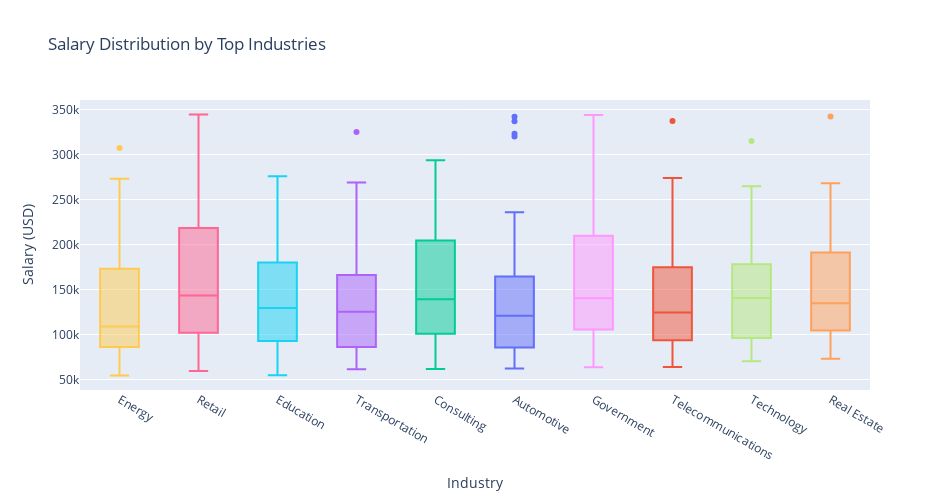

Notebook source saved alongside this figure:
### Markdown cell above
## 3. Salary by Industry

AI talent is in demand across diverse industries, each offering different compensation structures. This section explores which sectors provide the most lucrative opportunities for AI professionals and how traditional industries compare to technology companies in the race for talent. These insights help guide both career decisions for individuals and talent acquisition strategies for organizations across different sectors.

### Code cell
# 3. Salary by industry (top industries by count)
top_industries = full_df["industry"].value_counts().head(10).index.tolist()
industry_salary_df = full_df[full_df["industry"].isin(top_industries)]

fig3 = px.box(
    industry_salary_df,
    x="industry",
    y="salary_usd",
    color="industry",
    title="Salary Distribution by Top Industries",
    labels={"salary_usd": "Salary (USD)", "industry": "Industry"},
    height=500,
    width=950
)
fig3.update_layout(
    xaxis={"categoryorder": "median descending"},
    showlegend=False
)
fig3.show()

### Figure 1 — Plotly figure (JSON) as saved in the notebook; plotly's stock layout.template omitted (floating-point values rounded to 4 significant figures)
{"data": [{"alignmentgroup": "True", "hovertemplate": "Industry=%{x}<br>Salary (USD)=%{y}<extra></extra>", "legendgroup": "Automotive", "marker": {"color": "#636efa"}, "name": "Automotive", "notched": false, "offsetgroup": "Automotive", "orientation": "v", "showlegend": true, "type": "box", "x": ["Automotive", "Automotive", "Automotive", "Automotive", "Automotive", "Automotive", "Automotive", "Automotive", "Automotive", "Automotive", "Automotive", "Automotive", "Automotive", "Automotive", "Automotive", "Automotive", "Automotive", "Automotive", "Automotive", "Automotive", "Automotive", "Automotive", "Automotive", "Automotive", "Automotive", "Automotive", "Automotive", "Automotive", "Automotive", "Automotive", "Automotive", "Automotive", "Automotive", "Automotive", "Automotive", "Automotive", "Automotive", "Automotive", "Automotive", "Automotive", "Automotive", "Automotive", "Automotive", "Automotive", "Automotive", "Automotive", "Automotive"], "x0": " ", "xaxis": "x", "y": [102550, 100678, 109585, 197656, 146531, 62296, 85084, 235929, 336904, 79685, 122517, 120914, 66941, 161632, 139872, 341883, 144658, 206183, 66890, 197473, 74095, 123565, 235948, 101191, 105534, 86860, 165249, 147558, 323188, 175456, 72617, 100642, 82499, 319984, 187729, 81023, 89851, 94865, 62357, 101059, 134019, 84345, 162756, 73776, 127966, 156729, 87728], "y0": " ", "yaxis": "y"}, {"alignmentgroup": "True", "hovertemplate": "Industry=%{x}<br>Salary (USD)=%{y}<extra></extra>", "legendgroup": "Telecommunications", "marker": {"color": "#EF553B"}, "name": "Telecommunications", "notched": false, "offsetgroup": "Telecommunications", "orientation": "v", "showlegend": true, "type": "box", "x": ["Telecommunications", "Telecommunications", "Telecommunications", "Telecommunications", "Telecommunications", "Telecommunications", "Telecommunications", "Telecommunications", "Telecommunications", "Telecommunications", "Telecommunications", "Telecommunications", "Telecommunications", "Telecommunications", "Telecommunications", "Telecommunications", "Telecommunications", "Telecommunications", "Telecommunications", "Telecommunications", "Telecommunications", "Telecommunications", "Telecommunications", "Telecommunications", "Telecommunications", "Telecommunications", "Telecommunications", "Telecommunications", "Telecommunications", "Telecommunications", "Telecommunications", "Telecommunications", "Telecommunications", "Telecommunications", "Telecommunications", "Telecommunications", "Telecommunications", "Telecommunications", "Telecommunications", "Telecommunications", "Telecommunications", "Telecommunications", "Telecommunications"], "x0": " ", "xaxis": "x", "y": [96956, 180252, 255678, 101302, 110941, 209331, 79396, 337306, 175537, 160162, 124367, 179290, 162870, 81981, 155572, 144869, 64058, 115644, 80026, 95420, 102471, 182055, 72130, 114816, 129701, 175391, 68567, 116690, 76020, 158061, 97795, 245667, 87725, 71276, 132486, 144454, 92991, 83033, 232326, 147997, 172447, 106051, 273971], "y0": " ", "yaxis": "y"}, {"alignmentgroup": "True", "hovertemplate": "Industry=%{x}<br>Salary (USD)=%{y}<extra></extra>", "legendgroup": "Consulting", "marker": {"color": "#00cc96"}, "name": "Consulting", "notched": false, "offsetgroup": "Consulting", "orientation": "v", "showlegend": true, "type": "box", "x": ["Consulting", "Consulting", "Consulting", "Consulting", "Consulting", "Consulting", "Consulting", "Consulting", "Consulting", "Consulting", "Consulting", "Consulting", "Consulting", "Consulting", "Consulting", "Consulting", "Consulting", "Consulting", "Consulting", "Consulting", "Consulting", "Consulting", "Consulting", "Consulting", "Consulting", "Consulting", "Consulting", "Consulting", "Consulting", "Consulting", "Consulting", "Consulting", "Consulting", "Consulting", "Consulting", "Consulting", "Consulting", "Consulting", "Consulting", "Consulting", "Consulting", "Consulting", "Consulting", "Consulting", "Consulting", "Consulting", "Consulting", "Consulting", "Consulting", "Consulting", "Consulting", "Consulting", "Consulting", "Consulting", "Consulting", "Consulting", "Consulting"], "x0": " ", "xaxis": "x", "y": [284486, 65226, 99041, 61684, 103040, 139187, 223202, 284282, 75835, 119490, 277303, 80627, 188338, 156765, 108449, 149341, 110554, 133950, 195397, 110450, 104098, 112500, 101619, 102142, 259915, 252062, 150847, 188343, 241126, 76935, 82514, 196404, 78557, 155430, 198149, 70667, 161789, 93642, 252916, 166659, 75675, 89214, 105730, 269578, 244234, 145208, 223318, 119155, 104709, 140303, 83895, 293738, 255450, 128209, 146811, 68777, 275213], "y0": " ", "yaxis": "y"}, {"alignmentgroup": "True", "hovertemplate": "Industry=%{x}<br>Salary (USD)=%{y}<extra></extra>", "legendgroup": "Transportation", "marker": {"color": "#ab63fa"}, "name": "Transportation", "notched": false, "offsetgroup": "Transportation", "orientation": "v", "showlegend": true, "type": "box", "x": ["Transportation", "Transportation", "Transportation", "Transportation", "Transportation", "Transportation", "Transportation", "Transportation", "Transportation", "Transportation", "Transportation", "Transportation", "Transportation", "Transportation", "Transportation", "Transportation", "Transportation", "Transportation", "Transportation", "Transportation", "Transportation", "Transportation", "Transportation", "Transportation", "Transportation", "Transportation", "Transportation", "Transportation", "Transportation", "Transportation", "Transportation", "Transportation", "Transportation", "Transportation", "Transportation", "Transportation", "Transportation", "Transportation", "Transportation", "Transportation", "Transportation", "Transportation", "Transportation", "Transportation", "Transportation", "Transportation", "Transportation", "Transportation", "Transportation", "Transportation", "Transportation", "Transportation", "Transportation", "Transportation", "Transportation", "Transportation", "Transportation", "Transportation", "Transportation"], "x0": " ", "xaxis": "x", "y": [69914, 195691, 98422, 69807, 76875, 133372, 159770, 74385, 81594, 198340, 144181, 125276, 185661, 71217, 268894, 165564, 213820, 122001, 107436, 228744, 325119, 221753, 83974, 80466, 77644, 165150, 166527, 254532, 131033, 74870, 129684, 88025, 103217, 127768, 108752, 137124, 62960, 153245, 118751, 88503, 93535, 205814, 201093, 96605, 65486, 158629, 141751, 116096, 172063, 267028, 143495, 104021, 214890, 85711, 107502, 61447, 101876, 84479, 132806], "y0": " ", "yaxis": "y"}, {"alignmentgroup": "True", "hovertemplate": "Industry=%{x}<br>Salary (USD)=%{y}<extra></extra>", "legendgroup": "Real Estate", "marker": {"color": "#FFA15A"}, "name": "Real Estate", "notched": false, "offsetgroup": "Real Estate", "orientation": "v", "showlegend": true, "type": "box", "x": ["Real Estate", "Real Estate", "Real Estate", "Real Estate", "Real Estate", "Real Estate", "Real Estate", "Real Estate", "Real Estate", "Real Estate", "Real Estate", "Real Estate", "Real Estate", "Real Estate", "Real Estate", "Real Estate", "Real Estate", "Real Estate", "Real Estate", "Real Estate", "Real Estate", "Real Estate", "Real Estate", "Real Estate", "Real Estate", "Real Estate", "Real Estate", "Real Estate", "Real Estate", "Real Estate", "Real Estate", "Real Estate", "Real Estate", "Real Estate", "Real Estate", "Real Estate", "Real Estate", "Real Estate", "Real Estate", "Real Estate", "Real Estate", "Real Estate", "Real Estate", "Real Estate", "Real Estate"], "x0": " ", "xaxis": "x", "y": [111528, 106583, 268001, 187375, 79228, 127193, 342272, 218946, 143776, 239601, 168972, 152623, 172071, 74551, 131755, 128048, 147062, 262522, 161002, 92066, 110342, 113790, 101036, 160731, 93219, 119614, 112398, 94981, 160127, 134914, 105730, 261421, 73105, 75344, 88489, 147884, 226035, 164699, 243811, 123483, 222864, 202828, 77620, 94867, 261178], "y0": " ", "yaxis": "y"}, {"alignmentgroup": "True", "hovertemplate": "Industry=%{x}<br>Salary (USD)=%{y}<extra></extra>", "legendgroup": "Education", "marker": {"color": "#19d3f3"}, "name": "Education", "notched": false, "offsetgroup": "Education", "orientation": "v", "showlegend": true, "type": "box", "x": ["Education", "Education", "Education", "Education", "Education", "Education", "Education", "Education", "Education", "Education", "Education", "Education", "Education", "Education", "Education", "Education", "Education", "Education", "Education", "Education", "Education", "Education", "Education", "Education", "Education", "Education", "Education", "Education", "Education", "Education", "Education", "Education", "Education", "Education", "Education", "Education", "Education", "Education", "Education", "Education", "Education", "Education", "Education", "Education", "Education", "Education", "Education", "Education", "Education", "Education", "Education", "Education", "Education", "Education", "Education", "Education"], "x0": " ", "xaxis": "x", "y": [205357, 171987, 148848, 94854, 127936, 62143, 142753, 275914, 108843, 113629, 57234, 161108, 89266, 249665, 177501, 148050, 92711, 198536, 152500, 265991, 262069, 91364, 172269, 205542, 114259, 125422, 160384, 145735, 100893, 85456, 91469, 131026, 205464, 158041, 84304, 88007, 64652, 154588, 262898, 110564, 135101, 125079, 190915, 71367, 91037, 120666, 107214, 69051, 206492, 92744, 113185, 94026, 239967, 217171, 182497, 54803], "y0": " ", "yaxis": "y"}, {"alignmentgroup": "True", "hovertemplate": "Industry=%{x}<br>Salary (USD)=%{y}<extra></extra>", "legendgroup": "Retail", "marker": {"color": "#FF6692"}, "name": "Retail", "notched": false, "offsetgroup": "Retail", "orientation": "v", "showlegend": true, "type": "box", "x": ["Retail", "Retail", "Retail", "Retail", "Retail", "Retail", "Retail", "Retail", "Retail", "Retail", "Retail", "Retail", "Retail", "Retail", "Retail", "Retail", "Retail", "Retail", "Retail", "Retail", "Retail", "Retail", "Retail", "Retail", "Retail", "Retail", "Retail", "Retail", "Retail", "Retail", "Retail", "Retail", "Retail", "Retail", "Retail", "Retail", "Retail", "Retail", "Retail", "Retail", "Retail", "Retail", "Retail", "Retail", "Retail", "Retail", "Retail", "Retail", "Retail", "Retail", "Retail", "Retail", "Retail", "Retail", "Retail", "Retail", "Retail", "Retail", "Retail", "Retail", "Retail"], "x0": " ", "xaxis": "x", "y": [61055, 120749, 81885, 151610, 170702, 231074, 166340, 89495, 206448, 179544, 116016, 125758, 87139, 76846, 113366, 287746, 161339, 333499, 166199, 170703, 139402, 136611, 177967, 214097, 194251, 100209, 211093, 202653, 271783, 135921, 333453, 111829, 254546, 118123, 71649, 281132, 79383, 132939, 102328, 143399, 83296, 264244, 198051, 88443, 344471, 252091, 59600, 130372, 251751, 239906, 101218, 249119, 78601, 145616, 98399, 258225, 89619, 133478, 112293, 137067, 288661], "y0": " ", "yaxis": "y"}, {"alignmentgroup": "True", "hovertemplate": "Industry=%{x}<br>Salary (USD)=%{y}<extra></extra>", "legendgroup": "Technology", "marker": {"color": "#B6E880"}, "name": "Technology", "notched": false, "offsetgroup": "Technology", "orientation": "v", "showlegend": true, "type": "box", "x": ["Technology", "Technology", "Technology", "Technology", "Technology", "Technology", "Technology", "Technology", "Technology", "Technology", "Technology", "Technology", "Technology", "Technology", "Technology", "Technology", "Technology", "Technology", "Technology", "Technology", "Technology", "Technology", "Technology", "Technology", "Technology", "Technology", "Technology", "Technology", "Technology", "Technology", "Technology", "Technology", "Technology", "Technology", "Technology", "Technology", "Technology", "Technology", "Technology", "Technology", "Technology", "Technology", "Technology", "Technology", "Technology", "Technology", "Technology", "Technology", "Technology", "Technology", "Technology", "Technology", "Technology"], "x0": " ", "xaxis": "x", "y": [170139, 146085, 160078, 112606, 140497, 96225, 139082, 79588, 264300, 119598, 85852, 76903, 107206, 178443, 138192, 100577, 95467, 245881, 76094, 132731, 250761, 169855, 96034, 90425, 241233, 186649, 264874, 165700, 104141, 144304, 134033, 70238, 178054, 213258, 143497, 196089, 79146, 251576, 314917, 142025, 81095, 79910, 75816, 192376, 167357, 163318, 177802, 152336, 74422, 135799, 132940, 106078, 248665], "y0": " ", "yaxis": "y"}, {"alignmentgroup": "True", "hovertemplate": "Industry=%{x}<br>Salary (USD)=%{y}<extra></extra>", "legendgroup": "Government", "marker": {"color": "#FF97FF"}, "name": "Government", "notched": false, "offsetgroup": "Government", "orientation": "v", "showlegend": true, "type": "box", "x": ["Government", "Government", "Government", "Government", "Government", "Government", "Government", "Government", "Government", "Government", "Government", "Government", "Government", "Government", "Government", "Government", "Government", "Government", "Government", "Government", "Government", "Government", "Government", "Government", "Government", "Government", "Government", "Government", "Government", "Government", "Government", "Government", "Government", "Government", "Government", "Government", "Government", "Government", "Government", "Government", "Government", "Government", "Government", "Government", "Government", "Government", "Government", "Government", "Government"], "x0": " ", "xaxis": "x", "y": [173839, 63794, 140234, 206831, 108128, 236415, 96466, 334881, 79342, 303956, 164169, 183624, 115416, 106139, 123935, 121458, 257729, 98654, 85579, 116468, 170400, 76525, 191955, 242800, 71226, 343803, 149281, 78857, 93342, 112827, 272950, 288145, 145701, 104690, 157579, 115494, 172008, 222351, 106715, 104041, 133644, 222682, 250931, 105893, 70814, 218302, 158140, 142828, 116616], "y0": " ", "yaxis": "y"}, {"alignmentgroup": "True", "hovertemplate": "Industry=%{x}<br>Salary (USD)=%{y}<extra></extra>", "legendgroup": "Energy", "marker": {"color": "#FECB52"}, "name": "Energy", "notched": false, "offsetgroup": "Energy", "orientation": "v", "showlegend": true, "type": "box", "x": ["Energy", "Energy", "Energy", "Energy", "Energy", "Energy", "Energy", "Energy", "Energy", "Energy", "Energy", "Energy", "Energy", "Energy", "Energy", "Energy", "Energy", "Energy", "Energy", "Energy", "Energy", "Energy", "Energy", "Energy", "Energy", "Energy", "Energy", "Energy", "Energy", "Energy", "Energy", "Energy", "Energy", "Energy", "Energy", "Energy", "Energy", "Energy", "Energy", "Energy", "Energy", "Energy", "Energy", "Energy", "Energy", "Energy", "Energy", "Energy", "Energy", "Energy", "Energy", "Energy", "Energy"], "x0": " ", "xaxis": "x", "y": [86453, 272996, 73628, 191681, 219210, 190447, 109340, 128911, 266051, 108968, 211934, 100150, 107517, 77185, 224547, 235813, 157167, 117350, 99064, 172202, 110448, 69679, 176189, 130960, 88837, 56424, 138709, 94197, 82225, 223297, 85149, 188300, 108792, 128834, 157668, 82586, 92683, 165208, 81881, 69639, 88316, 81597, 87074, 79223, 79112, 100793, 135405, 54512, 186582, 89180, 121299, 307237, 97480], "y0": " ", "yaxis": "y"}], "layout": {"boxmode": "overlay", "height": 500, "legend": {"title": {"text": "Industry"}, "tracegroupgap": 0}, "showlegend": false, "title": {"text": "Salary Distribution by Top Industries"}, "width": 950, "xaxis": {"anchor": "y", "categoryarray": ["Automotive", "Telecommunications", "Consulting", "Transportation", "Real Estate", "Education", "Retail", "Technology", "Government", "Energy"], "categoryorder": "median descending", "domain": [0, 1], "title": {"text": "Industry"}}, "yaxis": {"anchor": "x", "domain": [0, 1], "title": {"text": "Salary (USD)"}}}}
